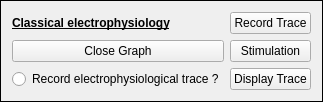
     <widget class="QFrame" name="classical_electrophysiology">
      <property name="sizePolicy">
       <sizepolicy hsizetype="MinimumExpanding" vsizetype="MinimumExpanding">
        <horstretch>0</horstretch>
        <verstretch>0</verstretch>
       </sizepolicy>
      </property>
      <property name="frameShape">
       <enum>QFrame::Box</enum>
      </property>
      <layout class="QGridLayout" name="gridLayout_8">
       <item row="3" column="2">
        <widget class="QPushButton" name="record_trace_button">
         <property name="text">
          <string>Record Trace</string>
         </property>
        </widget>
       </item>
       <item row="3" column="1">
        <widget class="QLabel" name="classical_electrophysiology_label">
         <property name="font">
          <font>
           <weight>75</weight>
           <bold>true</bold>
           <underline>true</underline>
          </font>
         </property>
         <property name="text">
          <string>Classical electrophysiology</string>
         </property>
        </widget>
       </item>
       <item row="5" column="1">
        <widget class="QRadioButton" name="record_electrophysiological_trace_radioButton">
         <property name="text">
          <string>Record electrophysiological trace ?</string>
         </property>
        </widget>
       </item>
       <item row="5" column="2">
        <widget class="QPushButton" name="display_trace_button">
         <property name="text">
          <string>Display Trace</string>
         </property>
        </widget>
       </item>
       <item row="4" column="2">
        <widget class="QPushButton" name="stimulation_button">
         <property name="text">
          <string>Stimulation</string>
         </property>
        </widget>
       </item>
       <item row="4" column="1">
        <widget class="QPushButton" name="close_graph_button">
         <property name="text">
          <string>Close Graph</string>
         </property>
        </widget>
       </item>
      </layout>
     </widget>
